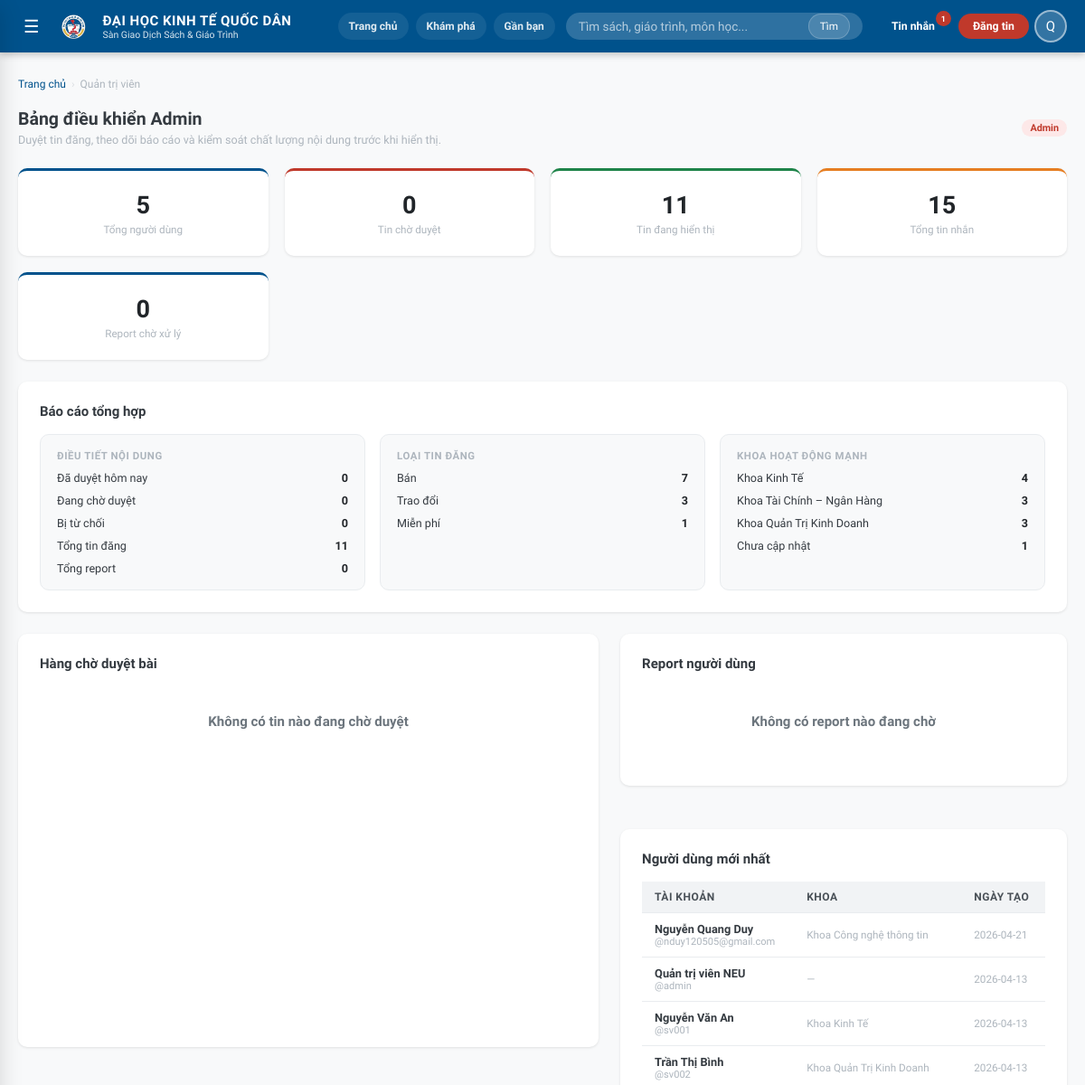
Page /admin (signed in, upper part) on the earlier database version.
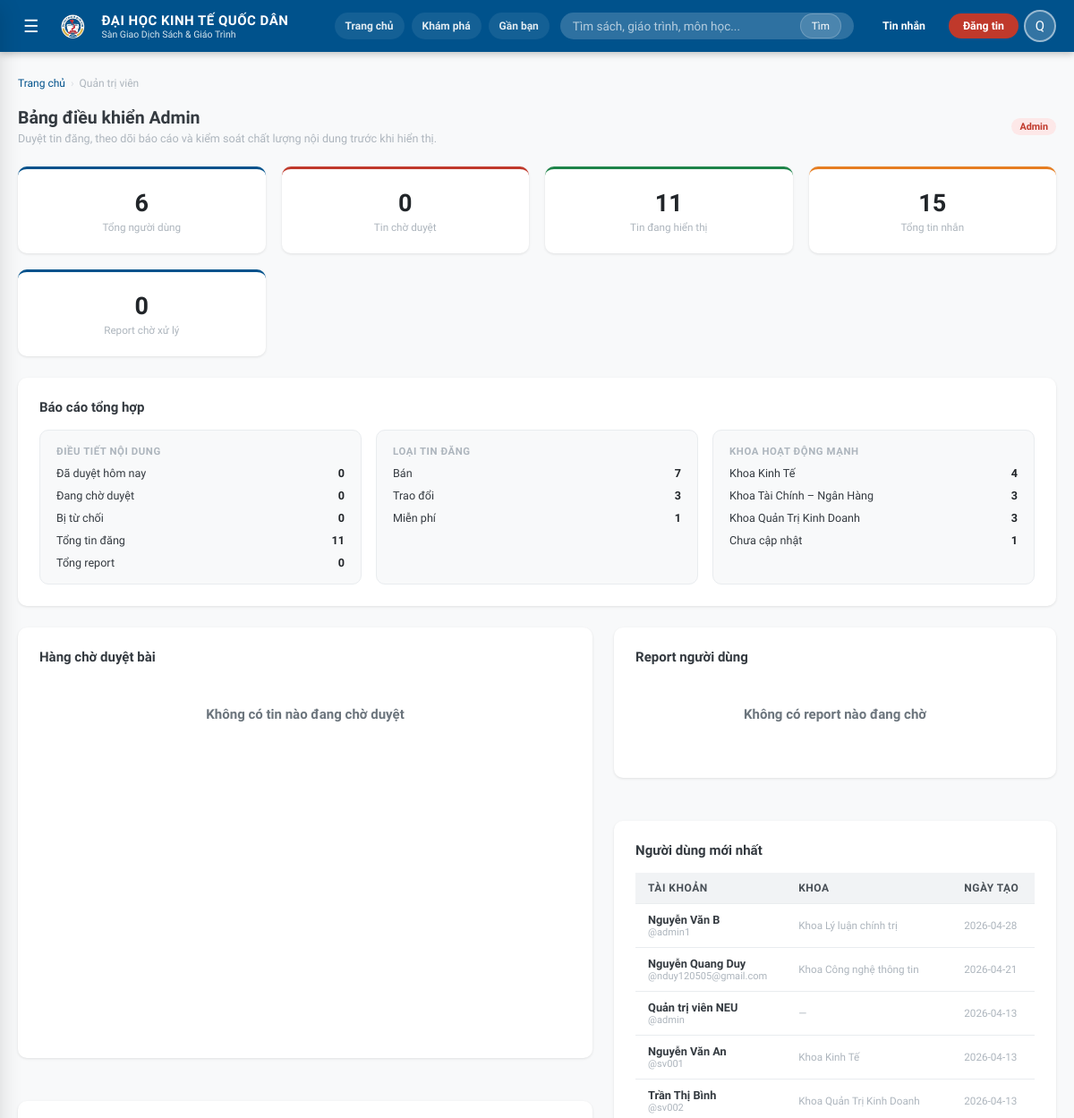
Same page on the later database version.
### tables this page shows
CREATE TABLE users (
    id            INTEGER PRIMARY KEY AUTOINCREMENT,
    username      TEXT    UNIQUE NOT NULL,
    password_hash TEXT    NOT NULL,
    full_name     TEXT,
    email         TEXT,
    phone         TEXT,
    student_id    TEXT    UNIQUE,
    faculty       TEXT,
    course_year   INTEGER,
    role          TEXT    DEFAULT 'student' CHECK(role IN ('student','admin')),
    bio           TEXT,
    rating_avg    REAL    DEFAULT 0,
    rating_count  INTEGER DEFAULT 0,
    created_at    TIMESTAMP DEFAULT CURRENT_TIMESTAMP
, reputation_score INTEGER DEFAULT 0, completed_deals INTEGER DEFAULT 0, location_label TEXT, latitude REAL, longitude REAL, location_updated_at TIMESTAMP);

### app.py (the view)
@app.route("/admin")
@login_required
@admin_required
def admin():
    conn = get_db_connection()
    stats = conn.execute("""
        SELECT
          (SELECT COUNT(*) FROM users)                               total_users,
          (SELECT COUNT(*) FROM books)                               total_books,
          (SELECT COUNT(*) FROM listings)                            total_listings,
          (SELECT COUNT(*) FROM listings WHERE status='active')      active_listings,
          (SELECT COUNT(*) FROM listings WHERE status='pending')     pending_listings,
          (SELECT COUNT(*) FROM listings WHERE status='rejected')    rejected_listings,
          (SELECT COUNT(*) FROM user_reports WHERE status='pending') pending_reports,
          (SELECT COUNT(*) FROM user_reports)                        total_reports,
          (SELECT COUNT(*) FROM messages)                            total_messages,
          (SELECT COUNT(*) FROM listings
             WHERE moderated_at >= date('now'))                      moderated_today
    """).fetchone()
    recent_users = conn.execute(
        "SELECT * FROM users ORDER BY created_at DESC LIMIT 10"
    ).fetchall()
    pending_listings = conn.execute("""
        SELECT l.*, b.title, u.username seller, u.full_name seller_name
        FROM listings l
        JOIN books b ON b.id=l.book_id
        JOIN users u ON u.id=l.seller_id
        WHERE l.status='pending'
        ORDER BY l.created_at ASC
        LIMIT 20
    """).fetchall()
    recent_listings = conn.execute("""
        SELECT l.*, b.title, b.cover_image, u.username seller, u.full_name seller_name
        FROM listings l
        JOIN books b ON b.id=l.book_id
        JOIN users u ON u.id=l.seller_id
        ORDER BY l.created_at DESC LIMIT 10
    """).fetchall()
    listing_type_report = conn.execute("""
        SELECT listing_type, COUNT(*) total
        FROM listings
        GROUP BY listing_type
        ORDER BY total DESC
    """).fetchall()
    faculty_report = conn.execute("""
        SELECT COALESCE(u.faculty, 'Chưa cập nhật') faculty, COUNT(*) total
        FROM listings l
        JOIN users u ON u.id=l.seller_id
        WHERE l.status='active'
        GROUP BY COALESCE(u.faculty, 'Chưa cập nhật')
        ORDER BY total DESC
        LIMIT 8
    """).fetchall()
    top_sellers = conn.execute("""
        SELECT u.username, u.full_name, COUNT(*) total_listings
        FROM listings l
        JOIN users u ON u.id=l.seller_id
        WHERE l.status='active'
        GROUP BY u.id
        ORDER BY total_listings DESC, u.username ASC
        LIMIT 8
    """).fetchall()
    moderation_report = conn.execute("""
        SELECT l.id, b.title, l.status, l.moderated_at, l.moderation_note,
               u.username seller, a.username admin_name
        FROM listings l
        JOIN books b ON b.id=l.book_id
        JOIN users u ON u.id=l.seller_id
        LEFT JOIN users a ON a.id=l.moderated_by
        WHERE l.status IN ('active', 'rejected')
        ORDER BY COALESCE(l.moderated_at, l.updated_at) DESC
        LIMIT 12
    """).fetchall()
    pending_reports = conn.execute("""
        SELECT r.*, reporter.username reporter_username, reporter.full_name reporter_name,
               target.username target_username, target.full_name target_name,
               l.id listing_id, b.title listing_title
        FROM user_reports r
        JOIN users reporter ON reporter.id=r.reporter_id
        JOIN users target   ON target.id=r.reported_user_id
        LEFT JOIN listings l ON l.id=r.listing_id
        LEFT JOIN books b ON b.id=l.book_id
        WHERE r.status='pending'
        ORDER BY r.created_at ASC
        LIMIT 20
    """).fetchall()
    conn.close()
    return render_template(
        "admin.html",
        stats=stats,
        recent_users=recent_users,
        pending_listings=pending_listings,
        recent_listings=recent_listings,
        listing_type_report=listing_type_report,
        faculty_report=faculty_report,
        top_sellers=top_sellers,
        moderation_report=moderation_report,
        pending_reports=pending_reports,
    )

### app.py (called while the page is built, shortened)
def _text_quality_score(value: str) -> int:
    bad_score = sum(value.count(token) for token in MOJIBAKE_TOKENS) * 10
    good_score = sum(ch.lower() in VIETNAMESE_CHARS for ch in value)
    return good_score - bad_score

def repair_text(value):
    if not isinstance(value, str) or not value:
        return value
    candidates = [value]
    return max(candidates, key=_text_quality_score)

def format_local_timestamp(value, fmt="%H:%M"):
    if not value:
        return ""
    try:
        dt = datetime.strptime(value, "%Y-%m-%d %H:%M:%S") + timedelta(hours=7)
        return dt.strftime(fmt)
    except ValueError:
        return value

def login_required(f):
    @wraps(f)
    def decorated(*args, **kwargs):
        if "user_id" not in session:
            flash("Vui lòng đăng nhập để tiếp tục.", "warning")
            return redirect(url_for("login"))
        return f(*args, **kwargs)
    return decorated

def admin_required(f):
    @wraps(f)
    def decorated(*args, **kwargs):
        if session.get("role") != "admin":
            flash("Không có quyền truy cập.", "danger")
            return redirect(url_for("home"))
        return f(*args, **kwargs)
    return decorated

### templates/admin.html (shortened to what the changed rows need)
{% extends "base.html" %}
{% block content %}
<div class="container">
  <div style="display:flex;align-items:center;gap:10px;justify-content:space-between;flex-wrap:wrap;margin-bottom:24px">
    <div>
      <h1 style="font-size:1.3rem;font-weight:800">Bảng điều khiển Admin</h1>
    </div>
  </div>
  <div class="stats-grid" style="margin-bottom:24px">
    <div class="stat-card">
      <div class="stat-value">{{ stats.total_users }}</div>
      <div class="stat-label">Tổng người dùng</div>
    </div>
  </div>
  <div class="panel" style="margin-bottom:24px">
    <div class="report-grid">
      <div class="report-card">
        <div class="report-list">
          {% for row in listing_type_report %}
            <div class="report-row">
              <span>{{ TYPE_LABELS.get(row.listing_type, (row.listing_type, ''))[0] }}</span>
              <strong>{{ row.total }}</strong>
            </div>
          {% endfor %}
        </div>
      </div>
      <div class="report-card">
        <div class="report-list">
          {% for row in faculty_report %}
            <div class="report-row">
              <span>{{ row.faculty }}</span>
              <strong>{{ row.total }}</strong>
            </div>
          {% endfor %}
        </div>
      </div>
    </div>
  </div>
  <div class="admin-grid">
    <div class="admin-stack">
      <div class="panel">
        <div class="table-wrap">
          <table>
            <thead>
              <tr>
                <th>Tài khoản</th>
                <th>Khoa</th>
                <th>Ngày tạo</th>
              </tr>
            </thead>
            <tbody>
              {% for u in recent_users %}
                <tr>
                  <td>
                    <div style="font-weight:600">{{ u.full_name or u.username }}</div>
                    <div style="font-size:.74rem;color:var(--gray-500)">@{{ u.username }}</div>
                  </td>
                  <td style="font-size:.78rem;color:var(--gray-500)">{{ u.faculty or '—' }}</td>
                  <td style="font-size:.78rem;color:var(--gray-500)">{{ u.created_at[:10] }}</td>
                </tr>
              {% endfor %}
            </tbody>
          </table>
        </div>
      </div>
    </div>
  </div>
</div>
{% endblock %}

### templates/base.html (shortened to what this page needs)
<!DOCTYPE html>
<html lang="vi">
<head>
  <link rel="stylesheet" href="{{ url_for('static', filename='css/style.css') }}">
</head>
<body>
<div class="page-wrapper">
  <header class="site-header">
    <div class="header-inner">
      <button class="header-menu-btn" id="menuBtn" title="Mở menu">☰</button>
      <a href="{{ url_for('home') }}" class="header-logo">
        <img src="{{ url_for('static', filename='images/neu-logo.png') }}" alt="NEU logo" class="header-logo-mark">
        <div class="header-logo-text">
          <span>ĐẠI HỌC KINH TẾ QUỐC DÂN</span>
          <span class="header-logo-sub">Sàn Giao Dịch Sách &amp; Giáo Trình</span>
        </div>
      </a>
      {% if current_user %}
        <div class="header-quicknav">
          <a href="{{ url_for('home') }}" class="header-quicklink">Trang chủ</a>
          <a href="{{ url_for('listings') }}" class="header-quicklink">Khám phá</a>
          <a href="{{ url_for('nearby_listings') }}" class="header-quicklink">Gần bạn</a>
        </div>
      {% endif %}
      <form class="header-search" action="{{ url_for('listings') }}" method="GET">
        <input type="text" name="q" placeholder="Tìm sách, giáo trình, môn học..." value="{{ request.args.get('q','') }}">
        <button type="submit">Tìm</button>
      </form>
      <div class="header-actions">
        <a href="{{ url_for('messages') }}" class="header-btn" title="Tin nhắn">
          Tin nhắn
          {% if unread_count > 0 %}
            <span class="badge-count">{{ unread_count }}</span>
          {% endif %}
        </a>
        <a href="{{ url_for('post_listing') }}" class="btn-post-header">Đăng tin</a>
        <div class="header-account">
          <div class="header-avatar" id="avatarBtn">
            {{ current_user.full_name[0] if current_user and current_user.full_name else 'U' }}
          </div>
        </div>
      </div>
    </div>
  </header>
  <main class="main-content">
    {% block content %}{% endblock %}
  </main>
</div>
</body>
</html>

Differences in the rows shown:
added users: full_name "Nguyễn Văn B", username "admin1", faculty "Khoa Lý luận chính trị", created_at "2026-04-28"
Other differences:
{{ stats.total_users }}: "5" → "6"
{{ unread_count }}: "1" → (not shown)
